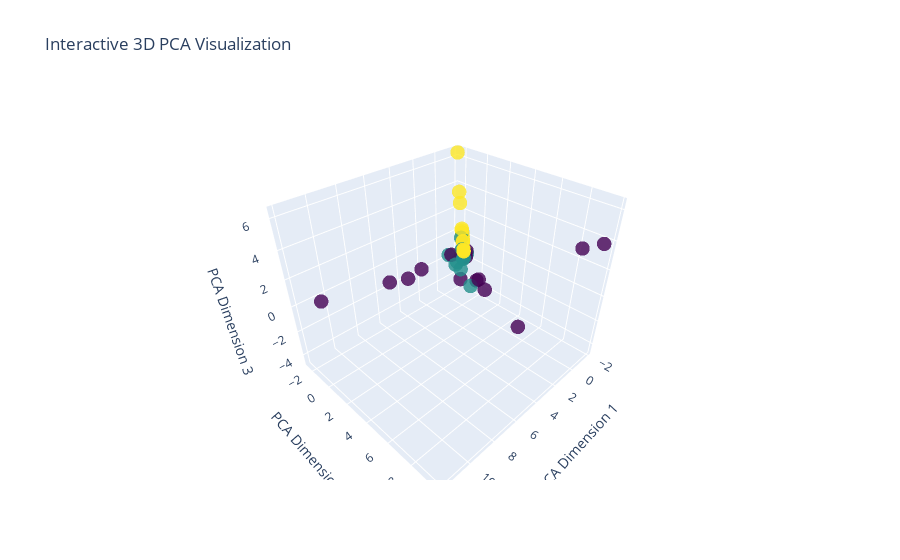

Notebook code for this chart:
### Code cell
import plotly.graph_objects as go
from sklearn.preprocessing import LabelEncoder

# Transform scaled data using PCA
pca_transformed = pca_data.transform(scaled_data)

# Extract PCA dimensions
pc1 = pca_transformed[:, 0]
pc2 = pca_transformed[:, 1]
pc3 = pca_transformed[:, 2]

# Encode category labels if they are non-numeric
category_labels = Influencers_OLS['Category'].values
if category_labels.dtype.kind not in 'iuf':  # Check if labels are not numeric
    category_labels = LabelEncoder().fit_transform(category_labels)

# Create a 3D scatter plot
fig = go.Figure(data=[
    go.Scatter3d(
        x=pc1,
        y=pc2,
        z=pc3,
        mode='markers',
        marker=dict(
            size=5,
            color=category_labels,  # Set color to the category labels
            colorscale='Viridis',   # Choose a color scale
            opacity=0.8
        ),
        text=Influencers_OLS['Category'],  # Optional: Hover text
    )
])

# Set plot title and axis labels
fig.update_layout(
    title='Interactive 3D PCA Visualization',
    scene=dict(
        xaxis_title='PCA Dimension 1',
        yaxis_title='PCA Dimension 2',
        zaxis_title='PCA Dimension 3'
    ))

# Show the plot
fig.show()

### Figure 1 — Plotly figure (JSON) as saved in the notebook; plotly's stock layout.template omitted (floating-point values rounded to 4 significant figures)
{"data": [{"marker": {"color": [3, 2, 3, 3, 3, 3, 3, 3, 1, 1, 2, 1, 2, 1, 3, 2, 1, 2, 1, 2, 1, 3, 1, 2, 2, 3, 2, 3, 1, 2, 2, 2, 2, 1, 3, 2, 2, 2, 3, 2, 2, 3, 2, 3, 1, 2, 2, 2, 2, 2, 3, 3, 1, 1, 1, 2, 1, 2, 2, 2, 2, 2, 2, 3, 3, 1, 2, 1, 3, 3], "colorscale": [[0, "#440154"], [0.1111, "#482878"], [0.2222, "#3e4989"], [0.3333, "#31688e"], [0.4444, "#26828e"], [0.5556, "#1f9e89"], [0.6667, "#35b779"], [0.7778, "#6ece58"], [0.8889, "#b5de2b"], [1, "#fde725"]], "opacity": 0.8, "size": 5}, "mode": "markers", "text": [3, 2, 3, 3, 3, 3, 3, 3, 1, 1, 2, 1, 2, 1, 3, 2, 1, 2, 1, 2, 1, 3, 1, 2, 2, 3, 2, 3, 1, 2, 2, 2, 2, 1, 3, 2, 2, 2, 3, 2, 2, 3, 2, 3, 1, 2, 2, 2, 2, 2, 3, 3, 1, 1, 1, 2, 1, 2, 2, 2, 2, 2, 2, 3, 3, 1, 2, 1, 3, 3], "type": "scatter3d", "x": [-0.4535, -0.6978, -1.827, -0.6008, -0.9068, -1.566, -1.422, -0.9547, -0.3461, 1.134, -0.4307, 5.468, -0.4306, -0.4626, -0.7058, -0.7721, -0.4111, -0.3195, -0.4322, -0.4301, -0.6461, -0.8224, 4.109, -0.2806, -0.4306, -0.4448, -0.1273, -0.935, -0.2633, -0.3012, -0.1418, -0.4496, -0.442, 11.88, -0.7126, -0.4211, -0.539, -0.4068, -0.6294, 1.115, -0.4165, -0.6219, -0.4294, -0.9399, 7.03, -0.4306, -0.3643, -0.4306, -0.4306, 0.4277, -0.4308, -0.4834, -0.2936, -1.31, -1.466, -0.1117, 0.9079, -0.4355, -0.1249, -0.2093, 0.2549, -0.3595, 0.4166, -0.4306, -0.4377, -0.4706, 0.6561, -0.6397, -0.5054, -0.4652], "y": [-0.405, -0.2688, -2.455, -0.6233, -0.9658, -2.0, -1.764, -1.021, -0.3677, 0.8291, -0.374, 0.1814, -0.3714, -0.1148, -0.7618, -0.8613, -0.3467, -0.2249, -0.2669, -0.3738, 5.035, -0.9152, -0.009121, -0.4262, -0.3737, -0.3928, -0.2198, -1.065, 1.16, -0.3059, -0.29, -0.4156, -0.4075, 0.3678, -0.7581, -0.3709, -0.7632, -0.3872, -0.6583, -0.4072, -0.3711, -0.6452, -0.3831, -1.085, 0.2581, -0.3737, -0.3744, -0.3736, -0.3737, -0.2093, -0.3741, -0.4459, -0.01715, 8.587, 9.786, -0.3125, -0.3361, -0.3748, -0.1295, -0.148, 1.04, -0.4359, 0.149, -0.3737, -0.3819, 1.837, -0.1494, 1.048, -0.4588, -0.4198], "z": [-0.2463, -0.5593, 6.346, 0.4608, 0.711, 3.596, 2.836, 0.7205, -0.2848, -1.496, -0.3015, 0.2874, -0.3055, -0.1685, 0.7021, 0.9376, -0.3309, -0.5316, -0.4021, -0.3022, -4.576, 0.8691, 0.3232, -0.1674, -0.3023, -0.2637, -0.6066, 1.002, -2.13, -0.4378, -0.5059, -0.2068, -0.2272, 1.888, 0.386, -0.3086, 0.6447, -0.2641, 0.3293, 0.01842, -0.3102, 0.377, -0.2839, 1.13, 0.7815, -0.3023, -0.2913, -0.3025, -0.3023, -0.7884, -0.3013, -0.1708, -0.5795, 3.245, 3.98, -0.4834, -0.01973, -0.3392, -0.727, -0.6765, -2.43, -0.1244, -1.272, -0.3023, -0.2945, -2.745, -0.8948, -2.261, -0.2211, -0.2248]}], "layout": {"scene": {"xaxis": {"title": {"text": "PCA Dimension 1"}}, "yaxis": {"title": {"text": "PCA Dimension 2"}}, "zaxis": {"title": {"text": "PCA Dimension 3"}}}, "title": {"text": "Interactive 3D PCA Visualization"}}}
